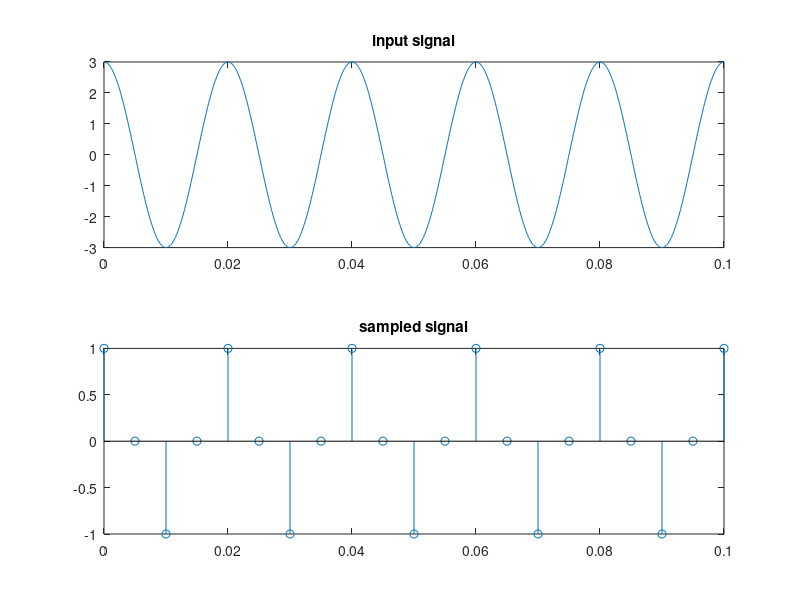

Here is the MATLAB script that generated this plot:
F = 50; % frequency of CT
Fs = 200;
Ts = 1/Fs;

tc = 0:1e-4:5/F;
Xc = 3*cos(2*pi*F*tc);
subplot(2,1,1),plot(tc,Xc);
title('input signal');


td = 0:Ts:5/F;

Xd = cos(2*pi*F*td); % f = F/Fs, 1/Fs = Ts so f = FTs ; 2pifn; td takes sample after Ts period
subplot(2,1,2),stem(td,Xd);
title('sampled signal');
N = length(td) % no. of sample
